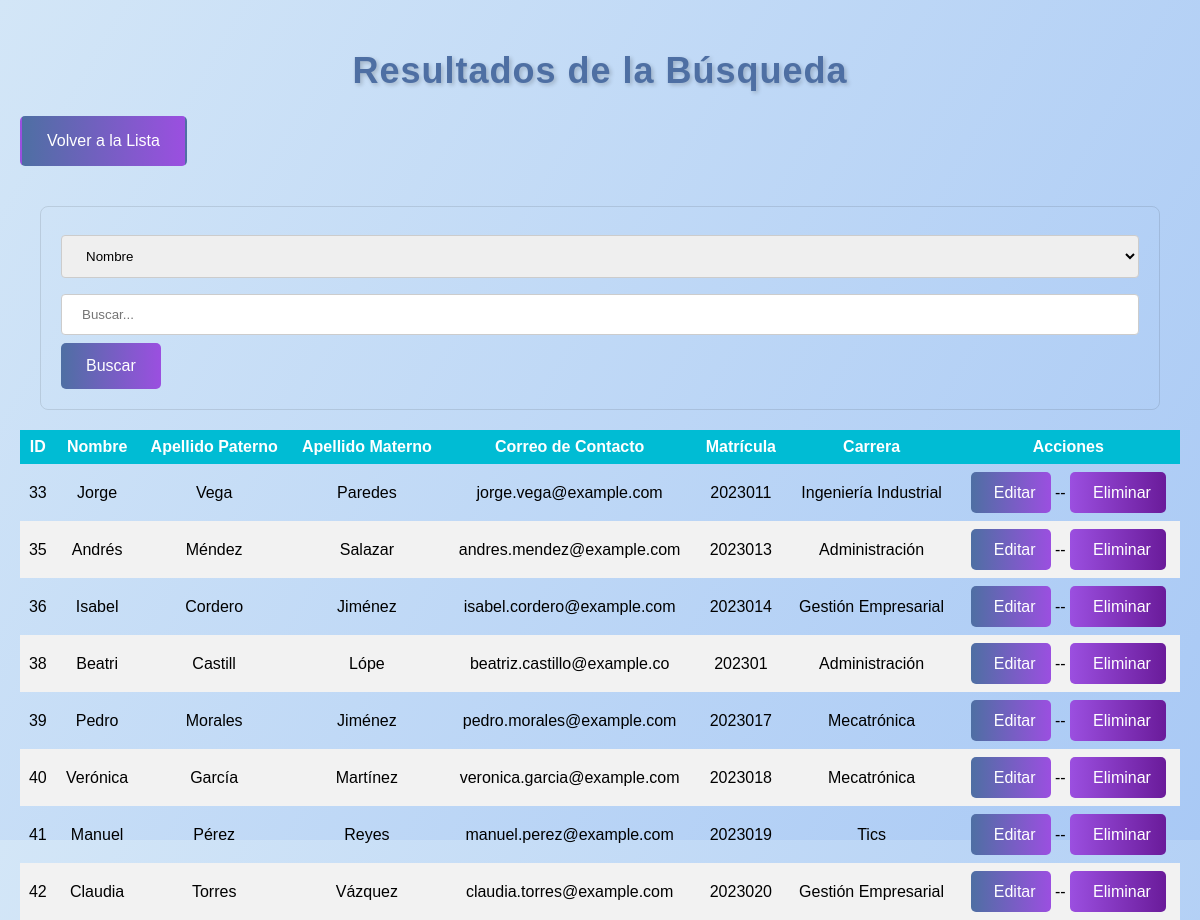
Page /buscar.php (signed in) on the committed database.
### tables this page shows
CREATE TABLE `alumnos` (
  `id` int(11) NOT NULL,
  `nombre` varchar(100) NOT NULL,
  `apellidoP` varchar(100) NOT NULL,
  `apellidoM` varchar(100) NOT NULL,
  `correo` varchar(150) NOT NULL,
  `matricula` varchar(100) NOT NULL,
  `carrera` varchar(100) NOT NULL
);

### buscar.php (the view, shortened to what this page needs)
<?php
include("conexion.php");
$buscar = isset($_GET['buscar']) ? $_GET['buscar'] : '';
$criterio = isset($_GET['campo']) ? $_GET['campo'] : '';
if ($buscar && $criterio) {
    $sql = "SELECT * FROM alumnos WHERE $criterio LIKE '%$buscar%'";
} else {
    $sql = "SELECT * FROM alumnos";
}
$resultado = mysqli_query($conexion, $sql);
?>
<!DOCTYPE html>
<html>
<head>
    <link rel="stylesheet" type="text/css" href="estilos.css">
</head>
<body>
    <h1>Resultados de la Búsqueda</h1>
    <a href="index.php" style="margin-bottom: 20px; display: inline-block;">Volver a la Lista</a>
    <form method="GET" action="buscar.php" style="margin-bottom: 20px;">
        <select name="campo" style="padding: 12px 20px; margin-right: 8px;">
            <option value="nombre" <?php echo ($criterio == 'nombre' ? 'selected' : ''); ?>>Nombre</option>
        </select>
        <input type="text" name="buscar" placeholder="Buscar..." value="<?php echo htmlspecialchars($buscar); ?>" required>
        <button type="submit">Buscar</button>
    </form>
    <?php if (mysqli_num_rows($resultado) > 0): ?>
        <table>
            <thead>
                <tr>
                    <th>ID</th>
                    <th>Nombre</th>
                    <th>Apellido Paterno</th>
                    <th>Apellido Materno</th>
                    <th>Correo de Contacto</th>
                    <th>Matrícula</th>
                    <th>Carrera</th>
                    <th>Acciones</th>
                </tr>
            </thead>
            <tbody>
                <?php while ($filas = mysqli_fetch_assoc($resultado)): ?>
                <tr>
                    <td><?php echo $filas['id'] ?></td>
                    <td><?php echo $filas['nombre'] ?></td>
                    <td><?php echo $filas['apellidoP'] ?></td>
                    <td><?php echo $filas['apellidoM'] ?></td>
                    <td><?php echo $filas['correo'] ?></td>
                    <td><?php echo $filas['matricula'] ?></td>
                    <td><?php echo $filas['carrera'] ?></td>
                    <td>
                        <?php echo "<a href='editar.php?id=".$filas['id']."' class='editar-btn'><i class='fas fa-edit'></i> Editar</a>"; ?>
                        --
                        <?php echo "<a href='eliminar.php?id=".$filas['id']."' class='eliminar-btn' onclick='return confirmar()'><i class='fas fa-trash'></i> Eliminar</a>"; ?>
                    </td>
                </tr>
                <?php endwhile; ?>
            </tbody>
        </table>
    <?php else: ?>
        <p>No se encontraron resultados para la búsqueda "<?php echo htmlspecialchars($buscar); ?>" en el campo "<?php echo htmlspecialchars($criterio); ?>".</p>
    <?php endif; ?>
</body>
</html>

### estilos.css (style rules this page uses)
h1 { text-align: center; font-size: 36px; color: #4e6fa3; font-family: 'Montserrat', sans-serif; margin-top: 30px; letter-spacing: 1px; text-shadow: 2px 2px 4px rgba(0, 0, 0, 0.2); }
body { margin: 0; padding: 20px; font-family: 'Montserrat', sans-serif; background: linear-gradient(120deg, #d3e6f7, #a9c9f5); height: 100vh; }
table { border-collapse: collapse; width: 100%; }
th, td { text-align: center; padding: 8px; }
tr:nth-child(even) { background-color: #f2f2f2; }
th { background-color: #00bcd4; color: white; }
a:link, a:visited { background: linear-gradient(to right, #4e6fa3, #9b4fe0); color: white; padding: 14px 25px; text-align: center; text-decoration: none; display: inline-block; border-radius: 5px; border: 2px solid transparent; }
h1, h2, h3, h4 { text-align: center; }
input[type=text], select { width: 100%; padding: 12px 20px; margin: 8px 0; display: inline-block; border: 1px solid #ccc; border-radius: 4px; box-sizing: border-box; }
button { background: linear-gradient(to right, #4e6fa3, #9b4fe0); color: white; padding: 14px 25px; text-align: center; text-decoration: none; display: inline-block; border-radius: 5px; border: none; cursor: pointer; font-size: 16px; }
a.editar-btn { background: linear-gradient(to right, #4e6fa3, #9b4fe0); color: white; padding: 10px 15px; text-align: center; text-decoration: none; display: inline-block; border-radius: 5px; border: none; font-size: 16px; }
a.eliminar-btn { background: linear-gradient(to right, #9b4fe0, #6a1b9a); color: white; padding: 10px 15px; text-align: center; text-decoration: none; display: inline-block; border-radius: 5px; border: none; font-size: 16px; }
form { margin: 20px; padding: 20px; background-color: transparent; border-radius: 8px; border: 1px solid rgba(0, 0, 0, 0.1); }

### rows in the picture
alumnos: id "33", nombre "Jorge", apellidoP "Vega", apellidoM "Paredes", correo "jorge.vega@example.com", matricula "2023011", carrera "Ingeniería Industrial"
alumnos: id "35", nombre "Andrés", apellidoP "Méndez", apellidoM "Salazar", correo "andres.mendez@example.com", matricula "2023013", carrera "Administración"
alumnos: id "36", nombre "Isabel", apellidoP "Cordero", apellidoM "Jiménez", correo "isabel.cordero@example.com", matricula "2023014", carrera "Gestión Empresarial"
alumnos: id "38", nombre "Beatri", apellidoP "Castill", apellidoM "Lópe", correo "beatriz.castillo@example.co", matricula "202301", carrera "Administración"
alumnos: id "39", nombre "Pedro", apellidoP "Morales", apellidoM "Jiménez", correo "pedro.morales@example.com", matricula "2023017", carrera "Mecatrónica"
alumnos: id "40", nombre "Verónica", apellidoP "García", apellidoM "Martínez", correo "veronica.garcia@example.com", matricula "2023018", carrera "Mecatrónica"
alumnos: id "41", nombre "Manuel", apellidoP "Pérez", apellidoM "Reyes", correo "manuel.perez@example.com", matricula "2023019", carrera "Tics"
alumnos: id "42", nombre "Claudia", apellidoP "Torres", apellidoM "Vázquez", correo "claudia.torres@example.com", matricula "2023020", carrera "Gestión Empresarial"
